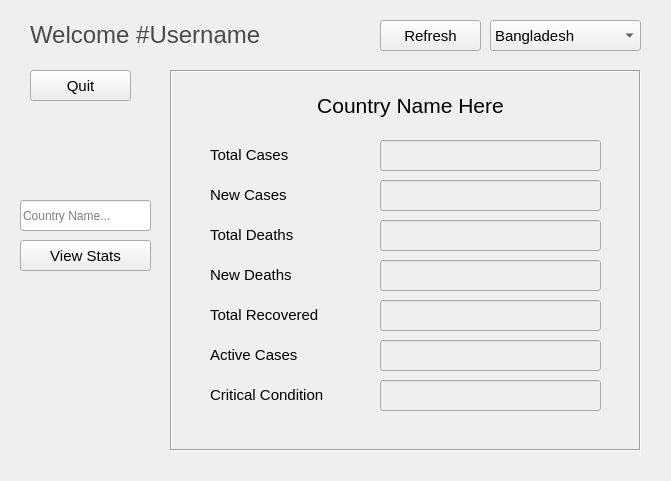
<?xml version="1.0" encoding="UTF-8"?>
<ui version="4.0">
 <class>MainUserWindow</class>
 <widget class="QMainWindow" name="MainUserWindow">
  <property name="geometry">
   <rect>
    <x>0</x>
    <y>0</y>
    <width>671</width>
    <height>481</height>
   </rect>
  </property>
  <property name="minimumSize">
   <size>
    <width>671</width>
    <height>481</height>
   </size>
  </property>
  <property name="maximumSize">
   <size>
    <width>671</width>
    <height>481</height>
   </size>
  </property>
  <property name="windowTitle">
   <string>Live Updates!</string>
  </property>
  <property name="tabShape">
   <enum>QTabWidget::Rounded</enum>
  </property>
  <widget class="QWidget" name="centralwidget">
   <widget class="QLabel" name="label">
    <property name="geometry">
     <rect>
      <x>30</x>
      <y>20</y>
      <width>331</width>
      <height>31</height>
     </rect>
    </property>
    <property name="text">
     <string>&lt;html&gt;&lt;head/&gt;&lt;body&gt;&lt;p&gt;&lt;span style=&quot; font-size:18pt; color:#4b4b4b;&quot;&gt;Welcome #Username&lt;/span&gt;&lt;/p&gt;&lt;/body&gt;&lt;/html&gt;</string>
    </property>
   </widget>
   <widget class="QPushButton" name="pushButton">
    <property name="geometry">
     <rect>
      <x>380</x>
      <y>20</y>
      <width>101</width>
      <height>31</height>
     </rect>
    </property>
    <property name="font">
     <font>
      <pointsize>11</pointsize>
     </font>
    </property>
    <property name="toolTip">
     <string>&lt;html&gt;&lt;head/&gt;&lt;body&gt;&lt;p&gt;Refresh Window (Ctrl + R)&lt;/p&gt;&lt;/body&gt;&lt;/html&gt;</string>
    </property>
    <property name="text">
     <string>Refresh</string>
    </property>
   </widget>
   <widget class="QComboBox" name="comboBox">
    <property name="geometry">
     <rect>
      <x>490</x>
      <y>20</y>
      <width>151</width>
      <height>31</height>
     </rect>
    </property>
    <property name="font">
     <font>
      <pointsize>11</pointsize>
     </font>
    </property>
    <item>
     <property name="text">
      <string>Bangladesh</string>
     </property>
    </item>
    <item>
     <property name="text">
      <string>Nepal</string>
     </property>
    </item>
    <item>
     <property name="text">
      <string>Russia</string>
     </property>
    </item>
    <item>
     <property name="text">
      <string>Iran</string>
     </property>
    </item>
    <item>
     <property name="text">
      <string>New Item</string>
     </property>
    </item>
    <item>
     <property name="text">
      <string>India</string>
     </property>
    </item>
    <item>
     <property name="text">
      <string>USA</string>
     </property>
    </item>
    <item>
     <property name="text">
      <string>Australia</string>
     </property>
    </item>
   </widget>
   <widget class="QFrame" name="frame">
    <property name="geometry">
     <rect>
      <x>170</x>
      <y>70</y>
      <width>471</width>
      <height>381</height>
     </rect>
    </property>
    <property name="styleSheet">
     <string notr="true"/>
    </property>
    <property name="frameShape">
     <enum>QFrame::Box</enum>
    </property>
    <property name="frameShadow">
     <enum>QFrame::Sunken</enum>
    </property>
    <widget class="QLabel" name="label_2">
     <property name="geometry">
      <rect>
       <x>100</x>
       <y>20</y>
       <width>281</width>
       <height>31</height>
      </rect>
     </property>
     <property name="text">
      <string>&lt;html&gt;&lt;head/&gt;&lt;body&gt;&lt;p align=&quot;center&quot;&gt;&lt;span style=&quot; font-size:16pt;&quot;&gt;Country Name Here&lt;/span&gt;&lt;/p&gt;&lt;/body&gt;&lt;/html&gt;</string>
     </property>
    </widget>
    <widget class="QLabel" name="label_3">
     <property name="geometry">
      <rect>
       <x>40</x>
       <y>70</y>
       <width>131</width>
       <height>31</height>
      </rect>
     </property>
     <property name="text">
      <string>&lt;html&gt;&lt;head/&gt;&lt;body&gt;&lt;p&gt;&lt;span style=&quot; font-size:11pt;&quot;&gt;Total Cases&lt;/span&gt;&lt;/p&gt;&lt;/body&gt;&lt;/html&gt;</string>
     </property>
    </widget>
    <widget class="QLabel" name="label_4">
     <property name="geometry">
      <rect>
       <x>40</x>
       <y>110</y>
       <width>131</width>
       <height>31</height>
      </rect>
     </property>
     <property name="text">
      <string>&lt;html&gt;&lt;head/&gt;&lt;body&gt;&lt;p&gt;&lt;span style=&quot; font-size:11pt;&quot;&gt;New Cases&lt;/span&gt;&lt;/p&gt;&lt;/body&gt;&lt;/html&gt;</string>
     </property>
    </widget>
    <widget class="QLabel" name="label_5">
     <property name="geometry">
      <rect>
       <x>40</x>
       <y>150</y>
       <width>131</width>
       <height>31</height>
      </rect>
     </property>
     <property name="text">
      <string>&lt;html&gt;&lt;head/&gt;&lt;body&gt;&lt;p&gt;&lt;span style=&quot; font-size:11pt;&quot;&gt;Total Deaths&lt;/span&gt;&lt;/p&gt;&lt;/body&gt;&lt;/html&gt;</string>
     </property>
    </widget>
    <widget class="QLabel" name="label_6">
     <property name="geometry">
      <rect>
       <x>40</x>
       <y>190</y>
       <width>131</width>
       <height>31</height>
      </rect>
     </property>
     <property name="text">
      <string>&lt;html&gt;&lt;head/&gt;&lt;body&gt;&lt;p&gt;&lt;span style=&quot; font-size:11pt;&quot;&gt;New Deaths&lt;/span&gt;&lt;/p&gt;&lt;/body&gt;&lt;/html&gt;</string>
     </property>
    </widget>
    <widget class="QLabel" name="label_7">
     <property name="geometry">
      <rect>
       <x>40</x>
       <y>230</y>
       <width>131</width>
       <height>31</height>
      </rect>
     </property>
     <property name="text">
      <string>&lt;html&gt;&lt;head/&gt;&lt;body&gt;&lt;p&gt;&lt;span style=&quot; font-size:11pt;&quot;&gt;Total Recovered&lt;/span&gt;&lt;/p&gt;&lt;/body&gt;&lt;/html&gt;</string>
     </property>
    </widget>
    <widget class="QLabel" name="label_8">
     <property name="geometry">
      <rect>
       <x>40</x>
       <y>270</y>
       <width>131</width>
       <height>31</height>
      </rect>
     </property>
     <property name="text">
      <string>&lt;html&gt;&lt;head/&gt;&lt;body&gt;&lt;p&gt;&lt;span style=&quot; font-size:11pt;&quot;&gt;Active Cases&lt;/span&gt;&lt;/p&gt;&lt;/body&gt;&lt;/html&gt;</string>
     </property>
    </widget>
    <widget class="QLabel" name="label_9">
     <property name="geometry">
      <rect>
       <x>40</x>
       <y>310</y>
       <width>131</width>
       <height>31</height>
      </rect>
     </property>
     <property name="text">
      <string>&lt;html&gt;&lt;head/&gt;&lt;body&gt;&lt;p&gt;&lt;span style=&quot; font-size:11pt;&quot;&gt;Critical Condition&lt;/span&gt;&lt;/p&gt;&lt;/body&gt;&lt;/html&gt;</string>
     </property>
    </widget>
    <widget class="QLineEdit" name="lineEdit">
     <property name="enabled">
      <bool>false</bool>
     </property>
     <property name="geometry">
      <rect>
       <x>210</x>
       <y>70</y>
       <width>221</width>
       <height>31</height>
      </rect>
     </property>
    </widget>
    <widget class="QLineEdit" name="lineEdit_2">
     <property name="enabled">
      <bool>false</bool>
     </property>
     <property name="geometry">
      <rect>
       <x>210</x>
       <y>110</y>
       <width>221</width>
       <height>31</height>
      </rect>
     </property>
    </widget>
    <widget class="QLineEdit" name="lineEdit_3">
     <property name="enabled">
      <bool>false</bool>
     </property>
     <property name="geometry">
      <rect>
       <x>210</x>
       <y>150</y>
       <width>221</width>
       <height>31</height>
      </rect>
     </property>
    </widget>
    <widget class="QLineEdit" name="lineEdit_4">
     <property name="enabled">
      <bool>false</bool>
     </property>
     <property name="geometry">
      <rect>
       <x>210</x>
       <y>190</y>
       <width>221</width>
       <height>31</height>
      </rect>
     </property>
    </widget>
    <widget class="QLineEdit" name="lineEdit_7">
     <property name="enabled">
      <bool>false</bool>
     </property>
     <property name="geometry">
      <rect>
       <x>210</x>
       <y>310</y>
       <width>221</width>
       <height>31</height>
      </rect>
     </property>
    </widget>
    <widget class="QLineEdit" name="lineEdit_6">
     <property name="enabled">
      <bool>false</bool>
     </property>
     <property name="geometry">
      <rect>
       <x>210</x>
       <y>270</y>
       <width>221</width>
       <height>31</height>
      </rect>
     </property>
    </widget>
    <widget class="QLineEdit" name="lineEdit_5">
     <property name="enabled">
      <bool>false</bool>
     </property>
     <property name="geometry">
      <rect>
       <x>210</x>
       <y>230</y>
       <width>221</width>
       <height>31</height>
      </rect>
     </property>
    </widget>
   </widget>
   <widget class="QPushButton" name="pushButton_2">
    <property name="geometry">
     <rect>
      <x>30</x>
      <y>70</y>
      <width>101</width>
      <height>31</height>
     </rect>
    </property>
    <property name="font">
     <font>
      <pointsize>11</pointsize>
      <weight>50</weight>
      <bold>false</bold>
     </font>
    </property>
    <property name="text">
     <string>Quit</string>
    </property>
   </widget>
   <widget class="QLineEdit" name="lineEdit_8">
    <property name="geometry">
     <rect>
      <x>20</x>
      <y>200</y>
      <width>131</width>
      <height>31</height>
     </rect>
    </property>
    <property name="placeholderText">
     <string>Country Name...</string>
    </property>
   </widget>
   <widget class="QPushButton" name="pushButton_3">
    <property name="geometry">
     <rect>
      <x>20</x>
      <y>240</y>
      <width>131</width>
      <height>31</height>
     </rect>
    </property>
    <property name="font">
     <font>
      <pointsize>11</pointsize>
     </font>
    </property>
    <property name="text">
     <string>View Stats</string>
    </property>
   </widget>
  </widget>
 </widget>
 <resources/>
 <connections/>
</ui>
